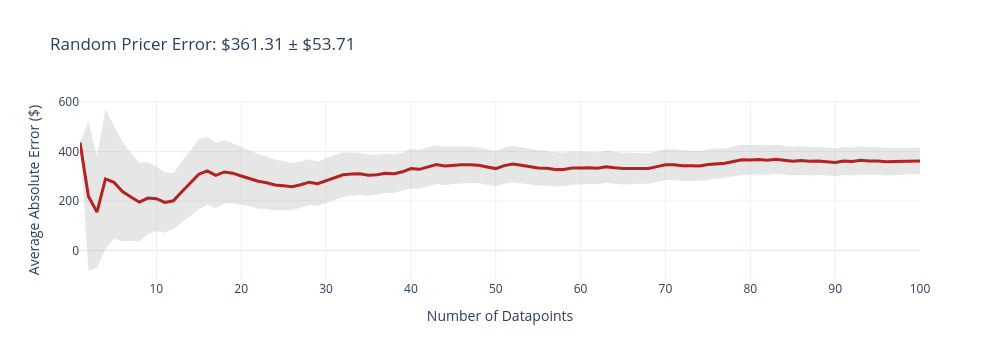
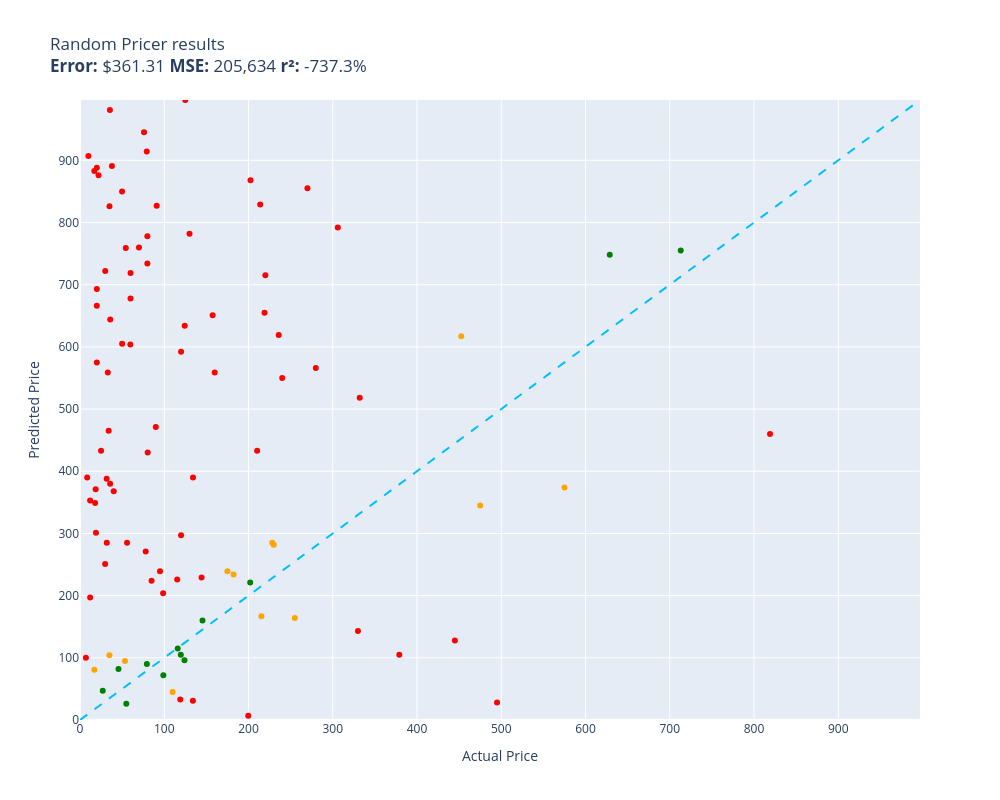

The notebook cell saved with these charts, in order:
### Code cell
random.seed(42)
evaluate(random_pricer, test,size=100, workers=3)

### Figure 1 — Plotly figure (JSON) as saved in the notebook; plotly's stock layout.template omitted (floating-point values rounded to 4 significant figures; data arrays with more than 128 entries replaced by an {"elided": "..."} marker saying what was removed)
{"data": [{"fill": "toself", "fillcolor": "rgba(128,128,128,0.2)", "hoverinfo": "skip", "line": {"color": "rgba(255,255,255,0)"}, "name": "95% CI", "showlegend": false, "type": "scatter", "x": {"elided": "200 int values"}, "y": {"elided": "200 float values"}}, {"customdata": [[0], [301.4], [225.0], [282.8], [227.5], [200.9], [176.7], [159.4], [144.9], [130.5], [122.0], [112.5], [124.4], [131.6], [142.0], [135.6], [132.3], [127.7], [121.4], [117.3], [113.2], [110.5], [106.3], [103.2], [99.3], [95.75], [93.4], [92.23], [89.77], [90.21], [90.18], [90.08], [87.52], [84.97], [83.28], [81.02], [79.81], [77.82], [77.32], [79.71], [78.04], [78.07], [78.95], [77.98], [76.53], [74.92], [73.33], [71.9], [71.63], [71.27], [73.68], [73.18], [72.25], [71.9], [71.36], [70.14], [69.39], [68.19], [67.96], [66.82], [65.75], [64.84], [65.02], [64.54], [63.87], [62.92], [61.98], [61.07], [62.09], [62.95], [62.07], [61.68], [60.85], [60.05], [60.44], [60.01], [59.37], [60.16], [60.7], [59.94], [59.26], [58.69], [58.49], [58.34], [58.19], [57.81], [57.57], [56.98], [56.49], [56.3], [56.69], [56.27], [56.67], [56.4], [55.81], [55.58], [55.02], [54.53], [54.16], [53.71]], "hovertemplate": "n=%{x}<br>Avg Error=$%{y:,.2f}<br>±95% CI=$%{customdata[0]:,.2f}<extra></extra>", "line": {"color": "firebrick", "width": 3}, "mode": "lines", "name": "Cumulative Avg Error", "type": "scatter", "x": [1, 2, 3, 4, 5, 6, 7, 8, 9, 10, 11, 12, 13, 14, 15, 16, 17, 18, 19, 20, 21, 22, 23, 24, 25, 26, 27, 28, 29, 30, 31, 32, 33, 34, 35, 36, 37, 38, 39, 40, 41, 42, 43, 44, 45, 46, 47, 48, 49, 50, 51, 52, 53, 54, 55, 56, 57, 58, 59, 60, 61, 62, 63, 64, 65, 66, 67, 68, 69, 70, 71, 72, 73, 74, 75, 76, 77, 78, 79, 80, 81, 82, 83, 84, 85, 86, 87, 88, 89, 90, 91, 92, 93, 94, 95, 96, 97, 98, 99, 100], "y": [436, 218.5, 155.3, 289.0, 275.4, 238.2, 216.3, 195.3, 211.8, 209.3, 194.1, 200.8, 237.1, 270.5, 308.1, 321.7, 303.4, 317.4, 312.4, 301.1, 291.7, 279.7, 273.6, 264.8, 261.7, 258.0, 265.7, 276.0, 270.1, 282.9, 294.7, 306.0, 308.9, 310.1, 304.4, 305.9, 312.3, 310.1, 318.0, 331.3, 328.0, 336.8, 347.3, 341.5, 344.9, 346.3, 346.0, 344.0, 337.3, 330.9, 343.0, 348.9, 344.8, 338.7, 333.3, 331.9, 327.7, 327.7, 333.4, 333.6, 334.4, 332.1, 338.5, 334.2, 330.9, 331.7, 331.4, 331.2, 339.0, 346.6, 346.7, 342.8, 342.0, 341.2, 347.3, 350.7, 352.8, 359.8, 366.2, 366.0, 367.3, 365.1, 369.0, 365.0, 360.9, 363.9, 360.3, 361.7, 359.7, 356.1, 361.5, 359.2, 364.7, 361.5, 361.7, 358.5, 359.3, 360.7, 362.9, 361.3]}], "layout": {"height": 360, "showlegend": false, "title": {"text": "Random Pricer Error: $361.31 ± $53.71"}, "width": 1000, "xaxis": {"title": {"text": "Number of Datapoints"}}, "yaxis": {"title": {"text": "Average Absolute Error ($)"}}}}

### Figure 2 — Plotly figure (JSON) as saved in the notebook; plotly's stock layout.template omitted (floating-point values rounded to 4 significant figures)
{"data": [{"customdata": [["Old Blood Noise Excess V2 Distortion Cho...\nGuess=$655.00 Actual=$219.00"], ["EXMAX NG-10X Fresnel Lens Focusing Adapt...\nGuess=$760.00 Actual=$69.98"], ["Stand for Raven Pro Document Scanner - P...\nGuess=$251.00 Actual=$29.85"], ["SuppliesOutlet Compatible Toner Cartridg...\nGuess=$229.00 Actual=$144.29"], ["8544771 Dryer Heating Element, 279816 Th...\nGuess=$380.00 Actual=$35.74"], ["Pump Head TBVECHI 175PSI 4KW 5.5HP 21CFM...\nGuess=$143.00 Actual=$329.90"], ["Metabo HPT 36V MultiVolt™ Cordless Rotar...\nGuess=$105.00 Actual=$379.00"], ["46mm Digital Pro High-Resolution Close-U...\nGuess=$693.00 Actual=$19.99"], ["Innovative Percussion CB-6 Chamois Bass ...\nGuess=$759.00 Actual=$54.32"], ["Panasonic KX-TG6511B DECT 6.0 PLUS Expan...\nGuess=$914.00 Actual=$79.20"], ["LOVE MEI Galaxy S10 Lite Case, Military ...\nGuess=$559.00 Actual=$32.98"], ["LD Products Compatible Toner Cartridge R...\nGuess=$605.00 Actual=$49.98"], ["APS iBoard 6-inch Aluminum (Black Powder...\nGuess=$433.00 Actual=$210.23"], ["PEMP E65 E66 CDC Simulate Optical Fiber ...\nGuess=$33.00 Actual=$119.00"], ["Intermatic PX300 12V 300W Transformer wi...\nGuess=$31.00 Actual=$134.00"], ["HK SYSTEMS 13\" Heavy Duty Black \"Push\" O...\nGuess=$224.00 Actual=$84.95"], ["Bam Trekking 3027SB Single Black Clarine...\nGuess=$518.00 Actual=$332.00"], ["Mini PC, Kinupute Desktop Computer E3-12...\nGuess=$28.00 Actual=$495.00"], ["June Garden 12\" Sweet Dolly Charlotte - ...\nGuess=$575.00 Actual=$19.99"], ["Aolemi Oil Rubbed Bronze Single Function...\nGuess=$204.00 Actual=$98.65"], ["Clementoni 39132.5 Jigsaw Puzzle 1,000 P...\nGuess=$734.00 Actual=$79.95"], ["10GBase-LR SFP+ Transceiver, Handar 10GB...\nGuess=$666.00 Actual=$19.99"], ["Deco Mount Pro Tripod Microphone Stand w...\nGuess=$719.00 Actual=$59.95"], ["GanFindX Portable Car Hand Controls for ...\nGuess=$559.00 Actual=$159.90"], ["KOMPUTERBAY 4GB 2X 2GB DDR2 1066MHz PC2-...\nGuess=$430.00 Actual=$80.34"], ["Scranton & Co 3 Drawer Mobile File Cabin...\nGuess=$226.00 Actual=$115.35"], ["Canon EOS Rebel T7 Digital SLR Camera wi...\nGuess=$460.00 Actual=$819.00"], ["Evergreen HSHB2005 Cylinder Head Gasket ...\nGuess=$604.00 Actual=$59.69"], ["Task T24287 Roman Ogee Router Bit with 1...\nGuess=$285.00 Actual=$55.88"], ["Travelpro Platinum Elite Slim Business L...\nGuess=$829.00 Actual=$213.83"], ["Southwire 120V/15A Right Angle User Atta...\nGuess=$891.00 Actual=$37.87"], ["JRready ST6313 DT Deutsch Connector Kit,...\nGuess=$7.00 Actual=$199.68"], ["15\" Locking Shower Head Extension Arm in...\nGuess=$778.00 Actual=$79.95"], ["Mylites+ Standard Comic Book Mylar Sleev...\nGuess=$826.00 Actual=$34.99"], ["Dakota Alert MURS Alert Probe Sensor - M...\nGuess=$715.00 Actual=$219.99"], ["DALDED LED Light Kit for Lego Sonic Gree...\nGuess=$433.00 Actual=$24.99"], ["152MM Hole Saws M42 Bi-Metal High Speed ...\nGuess=$349.00 Actual=$17.99"], ["Baseball Backpacks Large 18 Inch Bookbag...\nGuess=$285.00 Actual=$31.77"], ["Adams Check Payment and Deposit Register...\nGuess=$981.00 Actual=$35.49"], ["3D Tree Hole Branches 075 Stair Risers D...\nGuess=$782.00 Actual=$129.99"], ["Diversitech WG840585 Motor, (Ddb) 1/3Hp,...\nGuess=$390.00 Actual=$134.12"], ["Retevis RT68 Soft Earhook Walkie Talkie ...\nGuess=$100.00 Actual=$6.99"], ["MC: Pindicator (Dual Intensity Amber)\nGuess=$368.00 Actual=$40.00"], ["Evan-Fischer Front Bumper Cover Compatib...\nGuess=$868.00 Actual=$202.38"], ["Laisomeke Waterproof Junction Box, Unive...\nGuess=$353.00 Actual=$11.99"], ["Sumerain S1339CM Double Handle Widesprea...\nGuess=$619.00 Actual=$235.86"], ["Webcem Solar Shed Light Outdoor Indoor, ...\nGuess=$271.00 Actual=$77.96"], ["Festool 492370 Platin 2 S1000 Grit 6-Inc...\nGuess=$827.00 Actual=$91.00"], ["DIMARZIO 204284 DP 163FBK Blues Bucker G...\nGuess=$471.00 Actual=$89.99"], ["VLAND LED Smoked Taillights Compatible F...\nGuess=$550.00 Actual=$239.99"], ["Lighted Triangle Mirror Cabinet Bathroom...\nGuess=$128.00 Actual=$445.00"], ["PM Auto Front Right Quick Complete Strut...\nGuess=$997.00 Actual=$124.94"], ["BESTILL Wall Mounted Shower Faucet Set, ...\nGuess=$945.00 Actual=$76.00"], ["Tablet PC Cover Compatible with Lenovo T...\nGuess=$388.00 Actual=$31.61"], ["Trail Gear Twin Stick Kit for Top Shift ...\nGuess=$566.00 Actual=$279.92"], ["Engine Thermostat, Replace 19301-PAA-306...\nGuess=$301.00 Actual=$18.89"], ["Ultra Duster Canned Air Net 10 Oz 6-Pack\nGuess=$850.00 Actual=$49.90"], ["Beck/Arnley 0421945 Air Filter\nGuess=$644.00 Actual=$35.87"], ["Dell Optiplex 390 Desktop Computer i3 3....\nGuess=$634.00 Actual=$124.27"], ["IQShield Screen Protector Compatible wit...\nGuess=$907.00 Actual=$9.95"], ["Liberty Imports 12 Pack: US Military Toy...\nGuess=$883.00 Actual=$16.98"], ["Neporal Full Spectrum Light Bulb, 6000K ...\nGuess=$371.00 Actual=$18.59"], ["Pidoko Kids Train Table, Grey with 90 Pc...\nGuess=$592.00 Actual=$119.97"], ["Satco S9596, 4 Count (Pack of 1), 4.18\nGuess=$197.00 Actual=$12.00"], ["Ceramic Talavera Mexican Tile 4x4\", 9 Pi...\nGuess=$722.00 Actual=$29.95"], ["LEGO Marvel Avengers War Machine Buster ...\nGuess=$678.00 Actual=$59.95"], ["Kingston Brass KS269SN Kingston Clawfoot...\nGuess=$792.00 Actual=$305.99"], ["EMART Photography C Stand with Boom Arm,...\nGuess=$297.00 Actual=$119.99"], ["KUNN Small Electrician Tool Pouch Utilit...\nGuess=$876.00 Actual=$21.99"], ["Trim Kit for 2-handle Shower & Tub Valve...\nGuess=$239.00 Actual=$94.99"], ["iPhone 12/12 Pro Nicaragua Guardabarranc...\nGuess=$888.00 Actual=$19.97"], ["KS K-STORM Replacement Silicone Mushroom...\nGuess=$390.00 Actual=$8.50"], ["LSSAGOON Backpack for Women Teen Kids Gi...\nGuess=$465.00 Actual=$33.99"], ["Grey Pneumatic 1311SD Impact Socket Set\nGuess=$651.00 Actual=$157.43"], ["Aeromotive 13304 Regulator, X1 Adjustabl...\nGuess=$855.00 Actual=$269.95"]], "hovertemplate": "%{customdata[0]}<extra></extra>", "legendgroup": "red", "marker": {"color": "red", "size": 6, "symbol": "circle"}, "mode": "markers", "name": "red", "orientation": "v", "showlegend": true, "type": "scatter", "x": [219.0, 69.98, 29.85, 144.3, 35.74, 329.9, 379.0, 19.99, 54.32, 79.2, 32.98, 49.98, 210.2, 119.0, 134.0, 84.95, 332.0, 495.0, 19.99, 98.65, 79.95, 19.99, 59.95, 159.9, 80.34, 115.3, 819.0, 59.69, 55.88, 213.8, 37.87, 199.7, 79.95, 34.99, 220.0, 24.99, 17.99, 31.77, 35.49, 130.0, 134.1, 6.99, 40.0, 202.4, 11.99, 235.9, 77.96, 91.0, 89.99, 240.0, 445.0, 124.9, 76.0, 31.61, 279.9, 18.89, 49.9, 35.87, 124.3, 9.95, 16.98, 18.59, 120.0, 12.0, 29.95, 59.95, 306.0, 120.0, 21.99, 94.99, 19.97, 8.5, 33.99, 157.4, 269.9], "xaxis": "x", "y": [655, 760, 251, 229, 380, 143, 105, 693, 759, 914, 559, 605, 433, 33, 31, 224, 518, 28, 575, 204, 734, 666, 719, 559, 430, 226, 460, 604, 285, 829, 891, 7, 778, 826, 715, 433, 349, 285, 981, 782, 390, 100, 368, 868, 353, 619, 271, 827, 471, 550, 128, 997, 945, 388, 566, 301, 850, 644, 634, 907, 883, 371, 592, 197, 722, 678, 792, 297, 876, 239, 888, 390, 465, 651, 855], "yaxis": "y"}, {"customdata": [["telpo Headlight Assembly Fit For 15 Camr...\nGuess=$115.00 Actual=$115.99"], ["NewPower99 Battery Kit for Samsung Galax...\nGuess=$26.00 Actual=$54.95"], ["Bam France 2002XL Contoured Hightech Bla...\nGuess=$755.00 Actual=$713.00"], ["GJY Portable TV,10.6 inch Mini TV for AT...\nGuess=$90.00 Actual=$79.36"], ["CORSAIR Dominator Platinum RGB 32GB (2x1...\nGuess=$96.00 Actual=$124.00"], ["Wenger City Upgrade Laptop Backpack with...\nGuess=$160.00 Actual=$145.42"], ["AUTOFREE LED Tail Lights Assembly Compat...\nGuess=$221.00 Actual=$201.99"], ["Fjallraven, Kanken Laptop 15\" Backpack f...\nGuess=$105.00 Actual=$119.65"], ["Poison Spyder 10-08-020 Rocker Knocker\nGuess=$748.00 Actual=$628.76"], ["Marvel Legends Series X-Men 6-Inch Archa...\nGuess=$72.00 Actual=$98.95"], ["Intrepid International Dressage Letters-...\nGuess=$47.00 Actual=$26.99"], ["KOHLER K-1185540-CP Assembly-Slider\nGuess=$82.00 Actual=$45.67"]], "hovertemplate": "%{customdata[0]}<extra></extra>", "legendgroup": "green", "marker": {"color": "green", "size": 6, "symbol": "circle"}, "mode": "markers", "name": "green", "orientation": "v", "showlegend": true, "type": "scatter", "x": [116.0, 54.95, 713.0, 79.36, 124.0, 145.4, 202.0, 119.7, 628.8, 98.95, 26.99, 45.67], "xaxis": "x", "y": [115, 26, 755, 90, 96, 160, 221, 105, 748, 72, 47, 82], "yaxis": "y"}, {"customdata": [["RBC12-UPC Replacement Battery Cartridge ...\nGuess=$282.00 Actual=$229.99"], ["ACDelco GM Original Equipment FW339 Fron...\nGuess=$167.00 Actual=$215.33"], ["SKB iSeries 3i-13096-6KP Case for BlackM...\nGuess=$239.00 Actual=$174.99"], ["DEWALT 20V MAX* XR Impact Driver with Bl...\nGuess=$617.00 Actual=$452.53"], ["Tidal Front + Rear Fender Flares 4PC Poc...\nGuess=$164.00 Actual=$254.99"], ["KOHLER 18865-CP Filtered Water Faucet, P...\nGuess=$345.00 Actual=$475.00"], ["Projector, CRAZVIEW Projector with WiFi ...\nGuess=$95.00 Actual=$53.40"], ["Western Digital Enterprise RE4-GP 2TB SA...\nGuess=$45.00 Actual=$109.95"], ["Miyaya@ Funny Animal Masks Collection fo...\nGuess=$81.00 Actual=$16.99"], ["ANZO USA 111207 GMC SIERRA 99-06 / YUKON...\nGuess=$234.00 Actual=$182.28"], ["Replacement Remote Control for PANASONIC...\nGuess=$104.00 Actual=$34.95"], ["Pioneer 2AM401-BN Two Handle Kitchen Fau...\nGuess=$285.00 Actual=$228.22"], ["Walker Exhaust Ultra EPA 16478 Direct Fi...\nGuess=$374.00 Actual=$574.99"]], "hovertemplate": "%{customdata[0]}<extra></extra>", "legendgroup": "orange", "marker": {"color": "orange", "size": 6, "symbol": "circle"}, "mode": "markers", "name": "orange", "orientation": "v", "showlegend": true, "type": "scatter", "x": [230.0, 215.3, 175.0, 452.5, 255.0, 475.0, 53.4, 110.0, 16.99, 182.3, 34.95, 228.2, 575.0], "xaxis": "x", "y": [282, 167, 239, 617, 164, 345, 95, 45, 81, 234, 104, 285, 374], "yaxis": "y"}, {"hoverinfo": "skip", "line": {"color": "deepskyblue", "dash": "dash", "width": 2}, "mode": "lines", "name": "y = x", "showlegend": false, "type": "scatter", "x": [0, 997], "y": [0, 997]}], "layout": {"height": 800, "legend": {"title": {"text": "color"}, "tracegroupgap": 0}, "showlegend": false, "title": {"text": "Random Pricer results<br><b>Error:</b> $361.31 <b>MSE:</b> 205,634 <b>r²:</b> -737.3%"}, "width": 1000, "xaxis": {"anchor": "y", "domain": [0, 1], "range": [0, 997], "title": {"text": "Actual Price"}}, "yaxis": {"anchor": "x", "domain": [0, 1], "range": [0, 997], "title": {"text": "Predicted Price"}}}}
